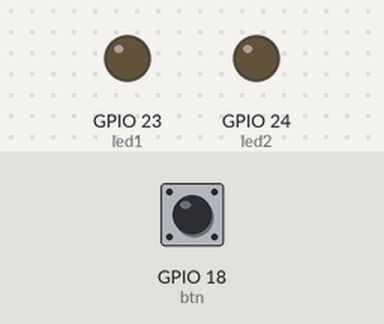
Recording of a program running on a simulated Raspberry Pi (BCM pin numbers). On the bench: output pins drawn as LEDs (lit = HIGH). The test bench sets the inputs (shaded band); at power-on: GPIO 18 (btn) LOW.

Above: at 1.2 s.
1.3 s: GPIO 18 (btn) pulled HIGH for 0.15 s
At 1.39 s:
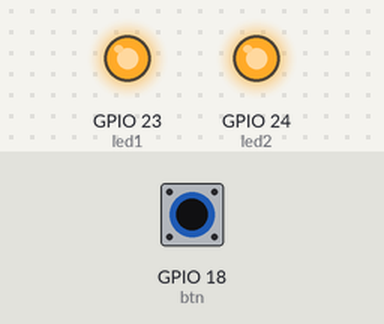
2.9 s: GPIO 18 (btn) pulled HIGH for 3.2 s
At 6.5 s:
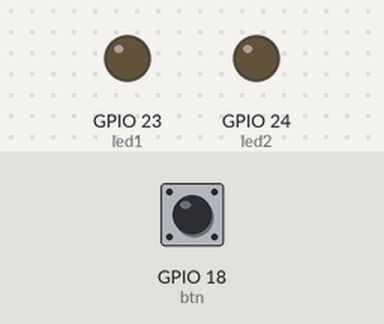
Timing chart, 0 to 8.0 s (numbered marks = the images above; inputs shaded):
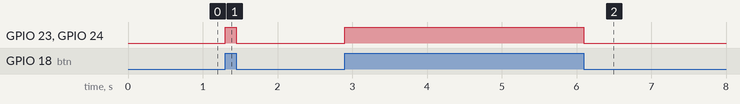

The program:

sw_example.py
```python
import RPi.GPIO as g

g.setmode(g.BCM)

btn = 18
led1 = 23
led2 = 24

g.setup(btn, g.IN)
g.setup(led1, g.OUT)
g.setup(led2, g.OUT)

try:
    while True:
        btnInput = g.input(btn)
        g.output(led1, btnInput)
        g.output(led2, btnInput)
except KeyboardInterrupt:
    pass
g.cleanup()
```

Measured:
- after the input at 1.3 s, GPIO 23 (led1), GPIO 24 (led2): LOW → HIGH at once, → LOW 0.15 s later
- after the input at 2.9 s, GPIO 23 (led1), GPIO 24 (led2): LOW → HIGH at once, → LOW 3.2 s later
